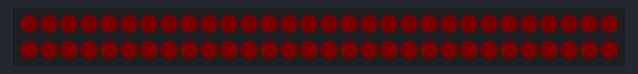
Bench run of a sketch on a simulated Arduino Uno, built with avr-gcc and run on an emulated ATmega328P. Shown: 60 RGB LEDs in strip order, left to right, continuing on the next row. Dim RGB values are drawn brighter than linear.

Above: at 0.18 s.
At 5.04 s:
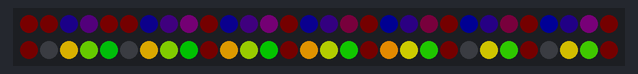
At 9.91 s:
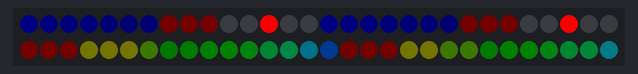
At 19.65 s:
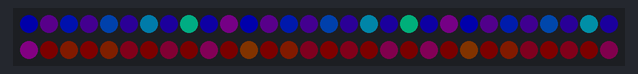
At 29.69 s:
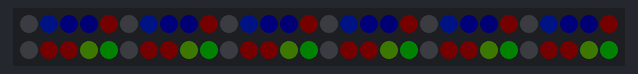
At 39.59 s:
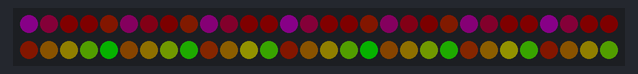

The sketch:

block_reflections.ino
```cpp
/* block reflections

   By: PixelBlaze

   Converted by: Andrew Tuline

   Date: Dec, 2021

   This code was adapted from a shared Pixelblaze pattern. For more information
   about creating patterns with Pixelblaze and the shared pattern library, see:

   PixelBlaze as found at https://electromage.com/

   PixelBlaze expressions: https://www.bhencke.com/pixelblaze-expression

   Getting started guide: https://www.bhencke.com/pixelblazegettingstarted

   Patterns: https://electromage.com/patterns


   Original code:

      export function beforeRender(delta) {
        t2 = time(0.1) * PI2
        t1 = time(.1)
        t3 = time(.5)
        t4 = time(0.2) * PI2
      }

      export function render(index) {
        h = sin(t2)
        m = (.3 + triangle(t1) * .2)
        h = h + (((index - pixelCount / 2) / pixelCount * ( triangle(t3) * 10 + 4 * sin(t4)) % m))
        s = 1;
        v = ((abs(h) + abs(m) + t1) % 1);
        v = v * v
        hsv(h, s, v)
      }

*/


#include <FastLED.h>
#include <PixelBlaze.h>               // Locate this file either in the same directory or in Documents\Arduino\libraries\PixelBlaze

#define LED_DT 12
#define COLOR_ORDER GRB
#define LED_TYPE WS2812
#define NUM_LEDS 60

struct CRGB leds[NUM_LEDS];

void setup() {
  Serial.begin(115200);
  LEDS.addLeds<LED_TYPE, LED_DT, COLOR_ORDER>(leds, NUM_LEDS);
} // setup()


void loop () {
  block_reflections();
  FastLED.show();
} // loop()


void block_reflections() {

  t2 = time(0.1) * PI2;
  t1 = time(.1);
  t3 = time(.5);
  t4 = time(0.2) * PI2;

  for (int i = 0; i < NUM_LEDS; i++) {

    index = i;
    pixelCount = NUM_LEDS;

    h = sin(t2);
    m = (.3 + triangle(t1) * .2);
    h = h + (fmod((index - pixelCount / 2) / pixelCount * ( triangle(t3) * 10 + 4 * sin(t4)), m));
    s = 1;
    v = (fmod((abs(h) + abs(m) + t1), 1));
    v = v * v;
    leds[i] = CHSV(h * 255, s * 255, v * 255);
  }
}
```
